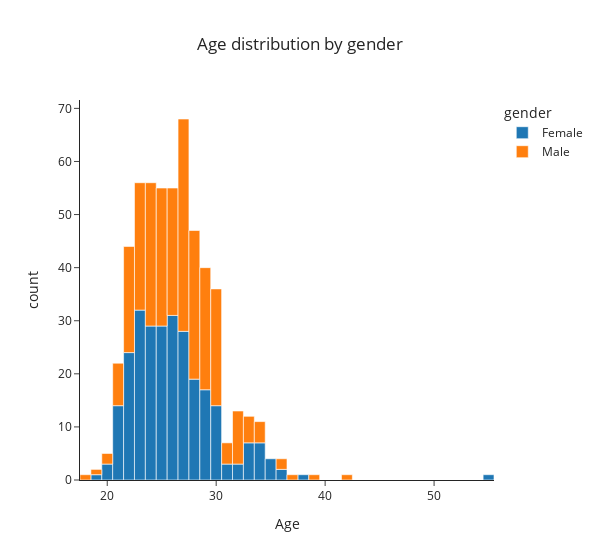

The notebook cell this image was saved under:
### Markdown cell above
The dataset is equilibrate in gender, which is pretty good as a desequilibrate 'dating market' could create bias.

### Code cell
fig_age_repart = px.histogram(dataset_no_doublons, x = 'candidate_age', color = 'gender', title = 'Age distribution by gender', width= 600, template="simple_white", labels = {'candidate_age' : 'Age' })
fig_age_repart.update(layout=dict(title=dict(x=0.5)))
fig_age_repart.show()

### Figure 1 — Plotly figure (JSON) as saved in the notebook; plotly's stock layout.template omitted (floating-point values rounded to 4 significant figures; data arrays with more than 128 entries replaced by an {"elided": "..."} marker saying what was removed)
{"data": [{"alignmentgroup": "True", "bingroup": "x", "hovertemplate": "gender=Female<br>Age=%{x}<br>count=%{y}<extra></extra>", "legendgroup": "Female", "marker": {"color": "#1F77B4", "pattern": {"shape": ""}}, "name": "Female", "offsetgroup": "Female", "orientation": "v", "showlegend": true, "type": "histogram", "x": {"elided": "274 int values"}, "xaxis": "x", "yaxis": "y"}, {"alignmentgroup": "True", "bingroup": "x", "hovertemplate": "gender=Male<br>Age=%{x}<br>count=%{y}<extra></extra>", "legendgroup": "Male", "marker": {"color": "#FF7F0E", "pattern": {"shape": ""}}, "name": "Male", "offsetgroup": "Male", "orientation": "v", "showlegend": true, "type": "histogram", "x": {"elided": "277 int values"}, "xaxis": "x", "yaxis": "y"}], "layout": {"barmode": "relative", "legend": {"title": {"text": "gender"}, "tracegroupgap": 0}, "title": {"text": "Age distribution by gender", "x": 0.5}, "width": 600, "xaxis": {"anchor": "y", "domain": [0, 1], "title": {"text": "Age"}}, "yaxis": {"anchor": "x", "domain": [0, 1], "title": {"text": "count"}}}}
